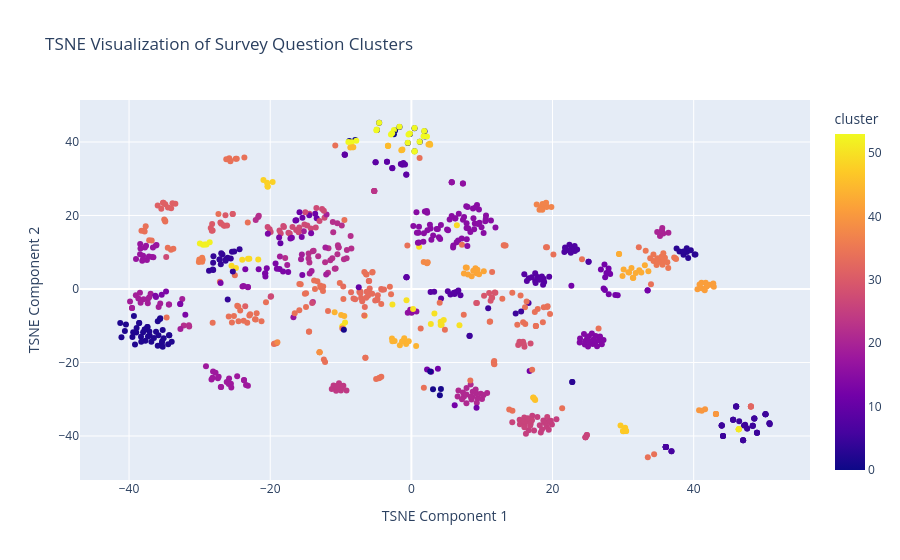

The notebook cell this image was saved under:
### Markdown cell above
##### 1. Generate Survey Using KMeans PCA clusters and highest average similarity

### Code cell
import numpy as np
import pandas as pd
import plotly.express as px
from sklearn.manifold import TSNE

# survey_questions_df contains:
# "sbert_embedding": a list column with SBERT embeddings,
# "kmeans_cluster": the cluster label for each question,
# "cleaned_question": the processed question text.

embeddings = np.array(survey_questions_df["sbert_embedding"].tolist())

# Using TSNE to reduce the dimensionality to 2 dimensions.
# - n_components=2: We want a 2D representation.
# - perplexity=30: A common value balancing local and global structure.
# - random_state=42: For reproducibility.
tsne = TSNE(n_components=2, perplexity=30, random_state=42)
tsne_results = tsne.fit_transform(embeddings)

# Create a DataFrame for plotting.
plot_df = pd.DataFrame(tsne_results, columns=["tsne1", "tsne2"])
plot_df["cluster"] = survey_questions_df["kmeans_pca_cluster"].values
plot_df["question"] = survey_questions_df["cleaned_question"].values

# Create an interactive scatter plot with Plotly.
fig = px.scatter(
    plot_df, 
    x="tsne1", 
    y="tsne2", 
    color="cluster", 
    hover_data=["question"],
    title="TSNE Visualization of Survey Question Clusters",
    labels={"tsne1": "TSNE Component 1", "tsne2": "TSNE Component 2"}
)

fig.show()

### Figure 1 — Plotly figure (JSON) as saved in the notebook; plotly's stock layout.template omitted (floating-point values rounded to 4 significant figures; data arrays with more than 128 entries replaced by an {"elided": "..."} marker saying what was removed)
{"data": [{"customdata": {"elided": "925x1 str values"}, "hovertemplate": "TSNE Component 1=%{x}<br>TSNE Component 2=%{y}<br>question=%{customdata[0]}<br>cluster=%{marker.color}<extra></extra>", "legendgroup": "", "marker": {"color": {"elided": "925 int values"}, "coloraxis": "coloraxis", "symbol": "circle"}, "mode": "markers", "name": "", "orientation": "v", "showlegend": false, "type": "scatter", "x": {"elided": "925 float values"}, "xaxis": "x", "y": {"elided": "925 float values"}, "yaxis": "y"}], "layout": {"coloraxis": {"colorbar": {"title": {"text": "cluster"}}, "colorscale": [[0, "#0d0887"], [0.1111, "#46039f"], [0.2222, "#7201a8"], [0.3333, "#9c179e"], [0.4444, "#bd3786"], [0.5556, "#d8576b"], [0.6667, "#ed7953"], [0.7778, "#fb9f3a"], [0.8889, "#fdca26"], [1, "#f0f921"]]}, "legend": {"tracegroupgap": 0}, "title": {"text": "TSNE Visualization of Survey Question Clusters"}, "xaxis": {"anchor": "y", "domain": [0, 1], "title": {"text": "TSNE Component 1"}}, "yaxis": {"anchor": "x", "domain": [0, 1], "title": {"text": "TSNE Component 2"}}}}
